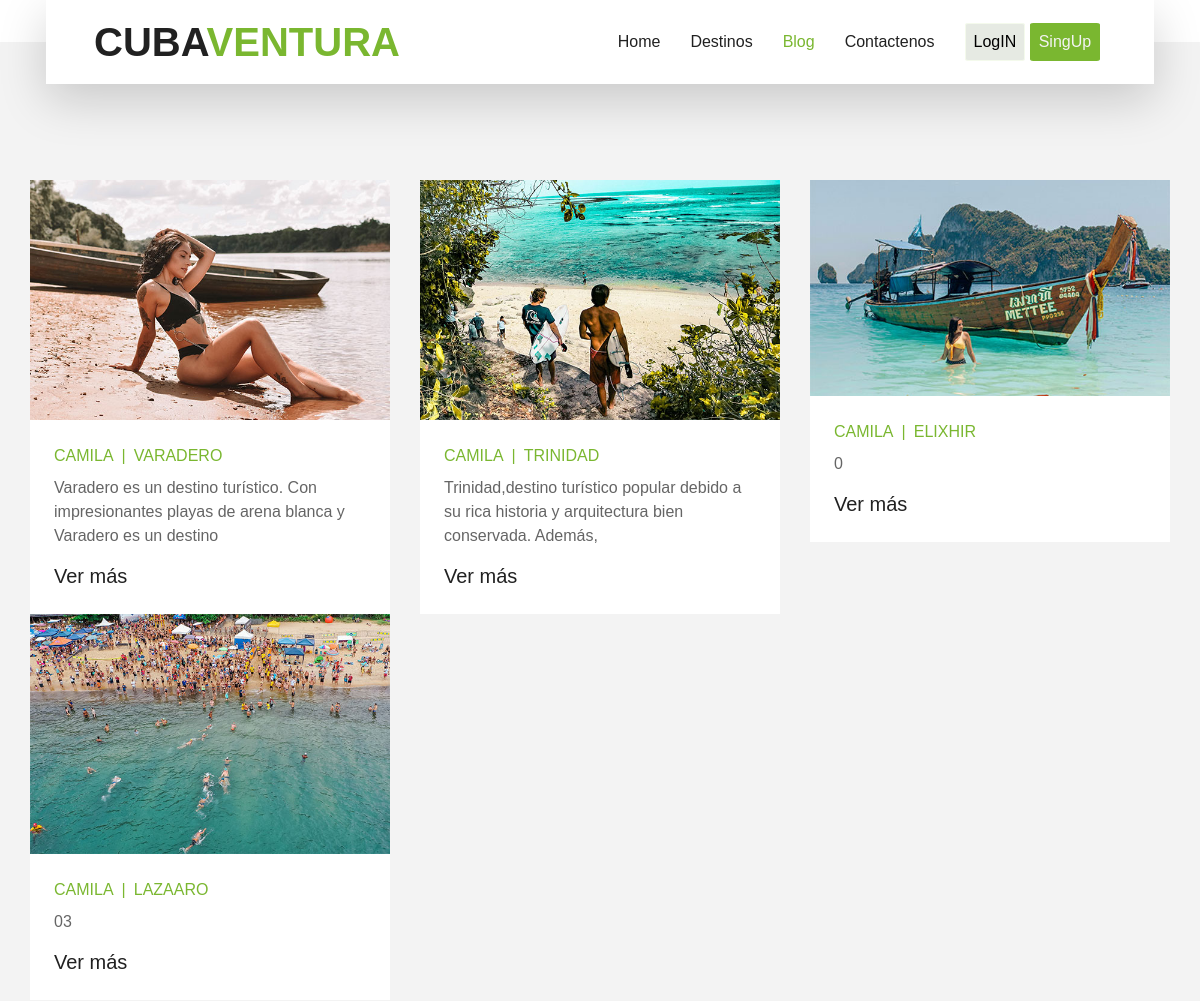
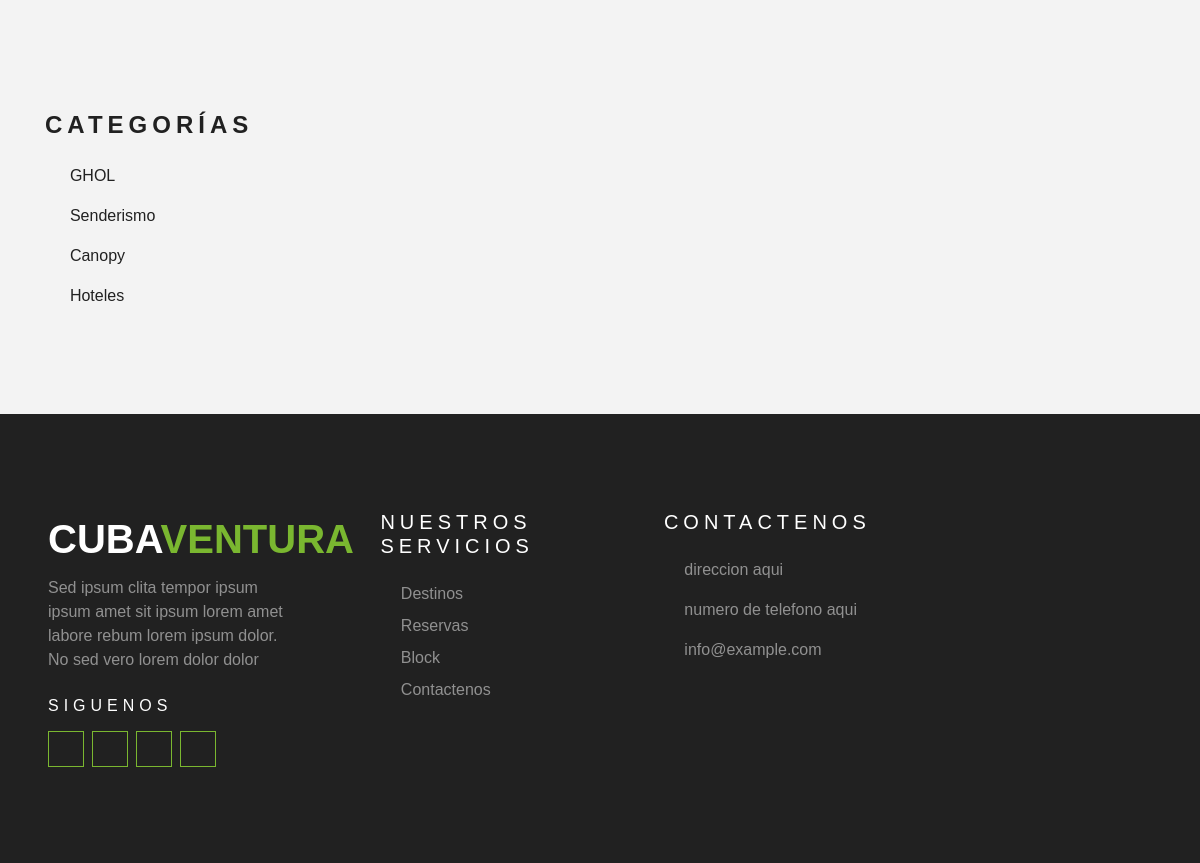
Screenshot of /blog/ with the database file from the repository (2 pictures, top to bottom).
### Blog/models.py (models this page shows, shortened)
class Blog(models.Model):
    nombre = models.CharField(max_length=50)
    descripcion = models.TextField(max_length=10000)
    image = models.ImageField(upload_to='blogs')
    autor=models.CharField(max_length=50)
    created=models.DateTimeField(auto_now_add=True)
    updated= models.DateTimeField(auto_now_add=True)
    info=models.CharField(max_length=100, default=0)
    categoria=models.ManyToManyField(Categoria)

class Categoria (models.Model):
    nombre= models.CharField(max_length=50)
    created=models.DateTimeField(auto_now_add=True)
    updated= models.DateTimeField(auto_now_add=True)

### Blog/views.py (the view)
# urls.py: path('blog/',blog,name="blog"),
def blog(request):
    blogs = Blog.objects.all()
    cat= Categoria.objects.all()
    data = {
        'blogs':blogs,
        'cat': cat
    }
    return render(request, 'blog/blog.html', data)

### Blog/templates/blog/blog.html (shortened to what this page needs)
{% extends 'blog/base.html' %}
{% block blog %}active{% endblock  %}
{% block contenido %}
{% load static %}
<div class="container-fluid py-5">
    <div class="container py-5">
        <div class="row">
                <div class="row pb-3">
                    {% for b in blogs  %}
                    <div class="col-md-4 ">
                        <div class="blog-item">
                            <div class="position-relative">
                                <img class="img-fluid w-100" src="{{b.image.url}}" alt="">
                            </div>
                            <div class="bg-white p-4">
                                <div class="d-flex mb-2">
                                    <a class="text-primary text-uppercase text-decoration-none" href="{% url 'gestionarC' b.id %}">{{b.autor}}</a>
                                    <span class="text-primary px-2">|</span>
                                    <a class="text-primary text-uppercase text-decoration-none" href="{% url 'gestionarC' b.id %}">{{b.nombre}}</a>
                                </div>
                                <p>{{b.info}}</p>
                                <a class="h5 m-0 text-decoration-none" href="{% url 'gestionarC' b.id %}">Ver más</a>
                            </div>
                        </div>
                    </div>
                    {% endfor %}
                </div>
        </div>
    </div>
</div>
<div class="container">
        <h4 class="text-uppercase mb-4" style="letter-spacing: 5px;">Categorías</h4>
        {%for categoria in cat  %}
        <div class="row">
            <div class = " col-md-4">
            <ul class="list-inline m-0">
                <li class="mb-3 d-flex justify-content-between align-items-center">
                    <a class="text-dark" href="{% url 'categoria' categoria.id %}"><i class="fa fa-angle-right text-primary mr-2"></i> {{categoria.nombre}}</a>
                </li>
            </div>
        </div>
        {%endfor%}
</div>
{% endblock  %}

### Blog/templates/blog/base.html (shortened to what this page needs)
<!DOCTYPE html>
<html lang="en">
<head>
    {% load static %}
    <link rel="stylesheet" href="{% static 'blog/css/fontaw.min.css'%}">
    <link href="{% static 'blog/lib/owlcarousel/assets/owl.carousel.min.css' %} " rel="stylesheet">
    <link href="{% static 'blog/lib/tempusdominus/css/tempusdominus-bootstrap-4.min.css'%}" rel="stylesheet" />
    <link href="{% static 'blog/css/style.css' %} " rel="stylesheet">
    <link href="{% static 'blog/css/sweetalert2.min.css' %} " rel="stylesheet">
</head>
<body>
    <div class="container-fluid position-relative nav-bar p-0">
        <div class="container-lg position-relative p-0 px-lg-3" style="z-index: 9;">
            <nav class="navbar navbar-expand-lg bg-light navbar-light shadow-lg py-3 py-lg-0 pl-3 pl-lg-5">
                <a href="" class="navbar-brand">
                    <h1 class="m-0 text-primary"><span class="text-dark">CUBA</span>VENTURA</h1>
                </a>
                <div class="collapse navbar-collapse justify-content-between px-3" id="navbarCollapse">
                    <div class="navbar-nav ml-auto py-0">
                        <a href="{% url 'home' %}"  class="nav-item nav-link {% block home  %}{% endblock  %}">Home</a>
                        <a href="package.html" class="nav-item nav-link {% block destinos  %}{% endblock  %}">Destinos</a>
                        <a href="{% url 'blog' %}" class="nav-item nav-link {% block blog  %}{% endblock  %}">Blog</a>
                        <a href="{% url 'contacto' %}" class="nav-item nav-link {% block contactenos  %}{% endblock  %}">Contactenos</a>
                    </div>
                    {% if user.is_authenticated %}
                    <div class="col-md-2  d-flex">
                        <button class="btn btn-primary px-2"><a class="as" style="text-decoration: none;" href="{% url 'logout' %}">LogOut</a> </button>
                    </div>
                    {% else %}
                    <div class="col-md-2  d-flex">
                        <button class="btn btn-secondary px-2  "><a class="" style="text-decoration: none; color: black;" href="{% url 'login' %}">LogIN</a></button>
                        <button class="btn btn-primary px-2"><a class="as" style="text-decoration: none;" href="{% url 'register' %}">SingUp</a> </button>
                    </div>
                    {% endif %}
                </div>
            </nav>
        </div>
    </div>
    {% block contenido %}
    {% endblock  %}
    <div class="container-fluid bg-dark text-white-50 py-5 px-sm-3 px-lg-5" style="margin-top: 90px;">
        <div class="row pt-5">
            <div class="col-lg-3 col-md-6 mb-5">
                <a href="" class="navbar-brand">
                    <h1 class="text-primary"><span class="text-white">CUBA</span>VENTURA</h1>
                </a>
                <p>Sed ipsum clita tempor ipsum ipsum amet sit ipsum lorem amet labore rebum lorem ipsum dolor. No sed vero lorem dolor dolor</p>
                <h6 class="text-white text-uppercase mt-4 mb-3" style="letter-spacing: 5px;">Siguenos</h6>
                <div class="d-flex justify-content-start">
                    <a class="btn btn-outline-primary btn-square mr-2" href="#"><i class="fab fa-twitter"></i></a>
                    <a class="btn btn-outline-primary btn-square mr-2" href="#"><i class="fab fa-facebook-f"></i></a>
                    <a class="btn btn-outline-primary btn-square mr-2" href="#"><i class="fab fa-linkedin-in"></i></a>
                    <a class="btn btn-outline-primary btn-square" href="#"><i class="fab fa-instagram"></i></a>
                </div>
            </div>
            <div class="col-lg-3 col-md-6 mb-5">
                <h5 class="text-white text-uppercase mb-4" style="letter-spacing: 5px;">Nuestros Servicios</h5>
                <div class="d-flex flex-column justify-content-start">
                    <a class="text-white-50 mb-2" href="#"><i class="fa fa-angle-right mr-2"></i>Destinos</a>
                    <a class="text-white-50 mb-2" href="#"><i class="fa fa-angle-right mr-2"></i>Reservas</a>
                    <a class="text-white-50 mb-2" href="#"><i class="fa fa-angle-right mr-2"></i>Block</a>
                    <a class="text-white-50 mb-2" href="#"><i class="fa fa-angle-right mr-2"></i>Contactenos</a>
                </div>
            </div>
            <div class="col-lg-3 col-md-6 mb-5">
                <h5 class="text-white text-uppercase mb-4" style="letter-spacing: 5px;">Contactenos</h5>
                <p><i class="fa fa-map-marker-alt mr-2"></i>direccion aqui</p>
                <p><i class="fa fa-phone-alt mr-2"></i>numero de telefono aqui</p>
                <p><i class="fa fa-envelope mr-2"></i>info@example.com</p>
            </div>
        </div>
    </div>
</body>
</html>

### rows the page displays
Blog: image (picture), autor "CAMILA", nombre "VARADERO", info "Varadero es un destino turístico. Con impresionantes playas de arena blanca y Varadero es un destino"
Blog: image (picture), autor "CAMILA", nombre "TRINIDAD", info "Trinidad,destino turístico popular debido a su rica historia y arquitectura bien conservada. Además,"
Blog: image (picture), autor "CAMILA", nombre "ELIXHIR", info "0"
Blog: image (picture), autor "CAMILA", nombre "LAZAARO", info "03"
Categoria: nombre "GHOL"
Categoria: nombre "Senderismo"
Categoria: nombre "Canopy"
Categoria: nombre "Hoteles"
